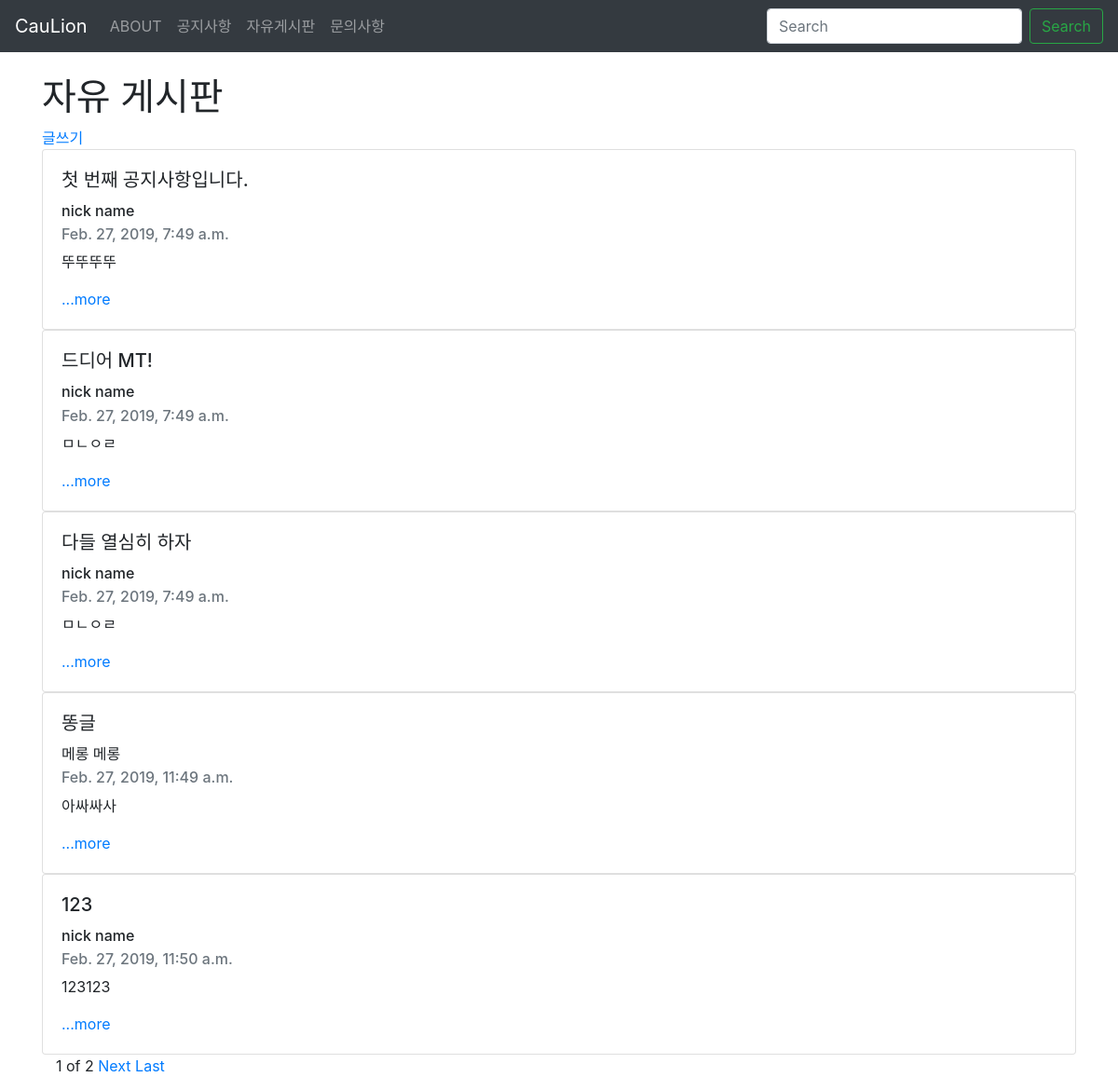
The page /board/free_board/ on the database its author committed.
### board/models.py (models this page shows, shortened)
class Post(models.Model):
  title = models.CharField(max_length=200)
  pub_date = models.DateTimeField('date published')
  body = models.TextField()
  nickName = models.CharField(max_length=20, default = 'nick name')
  def summary(self):
    return self.body[:100]

### board/views.py (the view)
# urls.py: path('free_board/',views.free_board,name="free_board"),
def free_board(request):
  posts = Post.objects
  posts_list = Post.objects.all()
  paginator = Paginator(posts_list,5)
  page = request.GET.get('page')
  pages = paginator.get_page(page)
  return render(request,'free_board.html',{'posts':posts,'pages':pages})

### board/templates/free_board.html (shortened to what this page needs)
{% extends 'base.html' %}
{% block contents %}
<h1>자유 게시판</h1>
<a href = "{%url 'free_board_new'%}">글쓰기</a>
{%for post in pages%}
<div class = "card">
  <div class="card-body">
    <h5 class="card-title">{{post.title}}</h5>
    <h6 class="card-title">{{post.nickName}}</h6>
    <h6 class="card-subtitle mb-2 text-muted">{{post.pub_date}}</h6>
    <p class="card-text">{{post.summary}}</p>
    <a href="{%url 'free_board_detail' post.id%}" class="card-link">...more</a>
  </div>
</div>
{%endfor%}
<div class = "container">
  <span>{{pages.number}}</span>
  <span>of</span>
  <span>{{pages.paginator.num_pages}}</span>
  {%if pages.has_next%}
  <a href="?page={{pages.next_page_number}}">Next</a>
  <a href="?page={{pages.paginator.num_pages}}">Last</a>
  {%endif%}
</div>
{% endblock %}

### rows shown on the page
Post: title "첫 번째 공지사항입니다.", nickName "nick name", pub_date "Feb. 27, 2019, 7:49 a.m.", summary "뚜뚜뚜뚜"
Post: title "드디어 MT!", nickName "nick name", pub_date "Feb. 27, 2019, 7:49 a.m.", summary "ㅁㄴㅇㄹ"
Post: title "다들 열심히 하자", nickName "nick name", pub_date "Feb. 27, 2019, 7:49 a.m.", summary "ㅁㄴㅇㄹ"
Post: title "똥글", nickName "메롱 메롱", pub_date "Feb. 27, 2019, 11:49 a.m.", summary "아싸싸사"
Post: title "123", nickName "nick name", pub_date "Feb. 27, 2019, 11:50 a.m.", summary "123123"

### other values the page prints
{{ pages.number }} "1"
{{ pages.paginator.num_pages }} "2"
